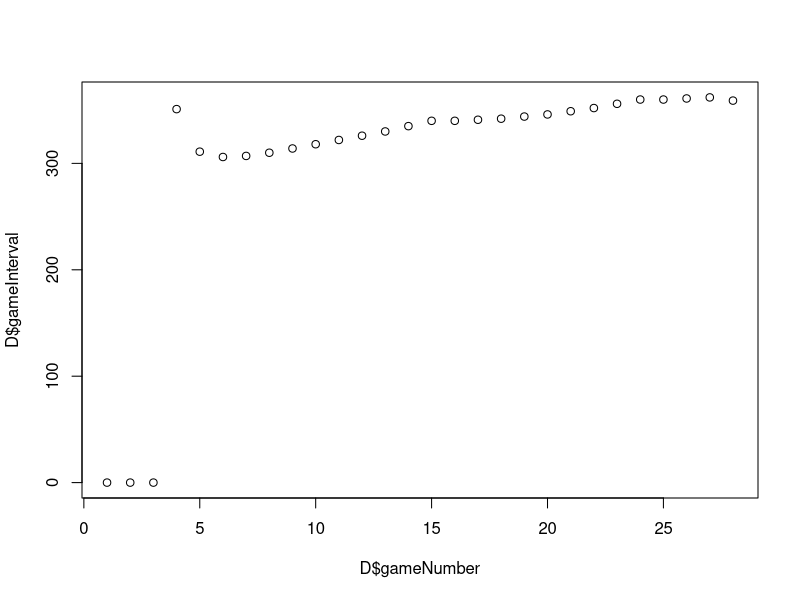
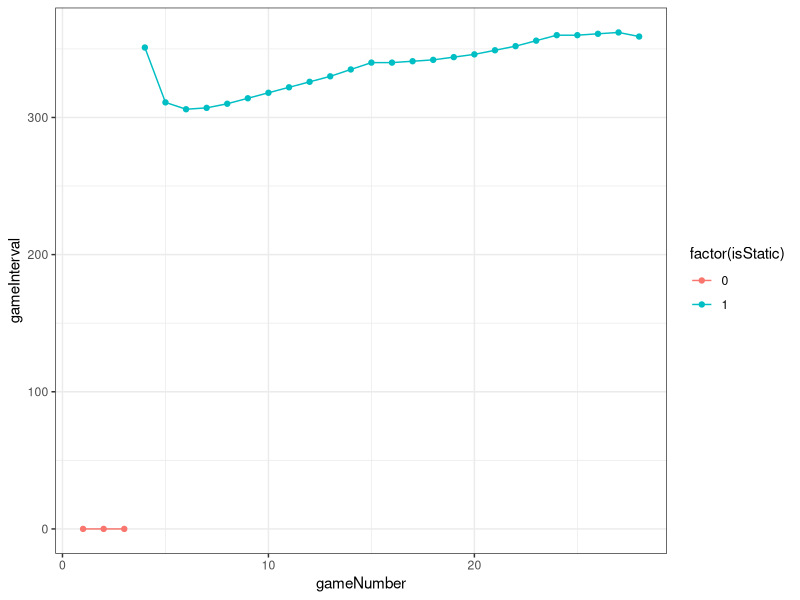

These figures' R source, in order:


library(ggplot2)

D <- read.table('data/rounds.txt', sep=',', header=T)

plot(D$gameNumber, D$gameInterval)

ggplot(D, aes(x=gameNumber, y=gameInterval, colour=factor(isStatic))) +
  geom_point() + 
  geom_line() +
  theme_bw() 
  # + facet_grid(. ~ isStatic)
